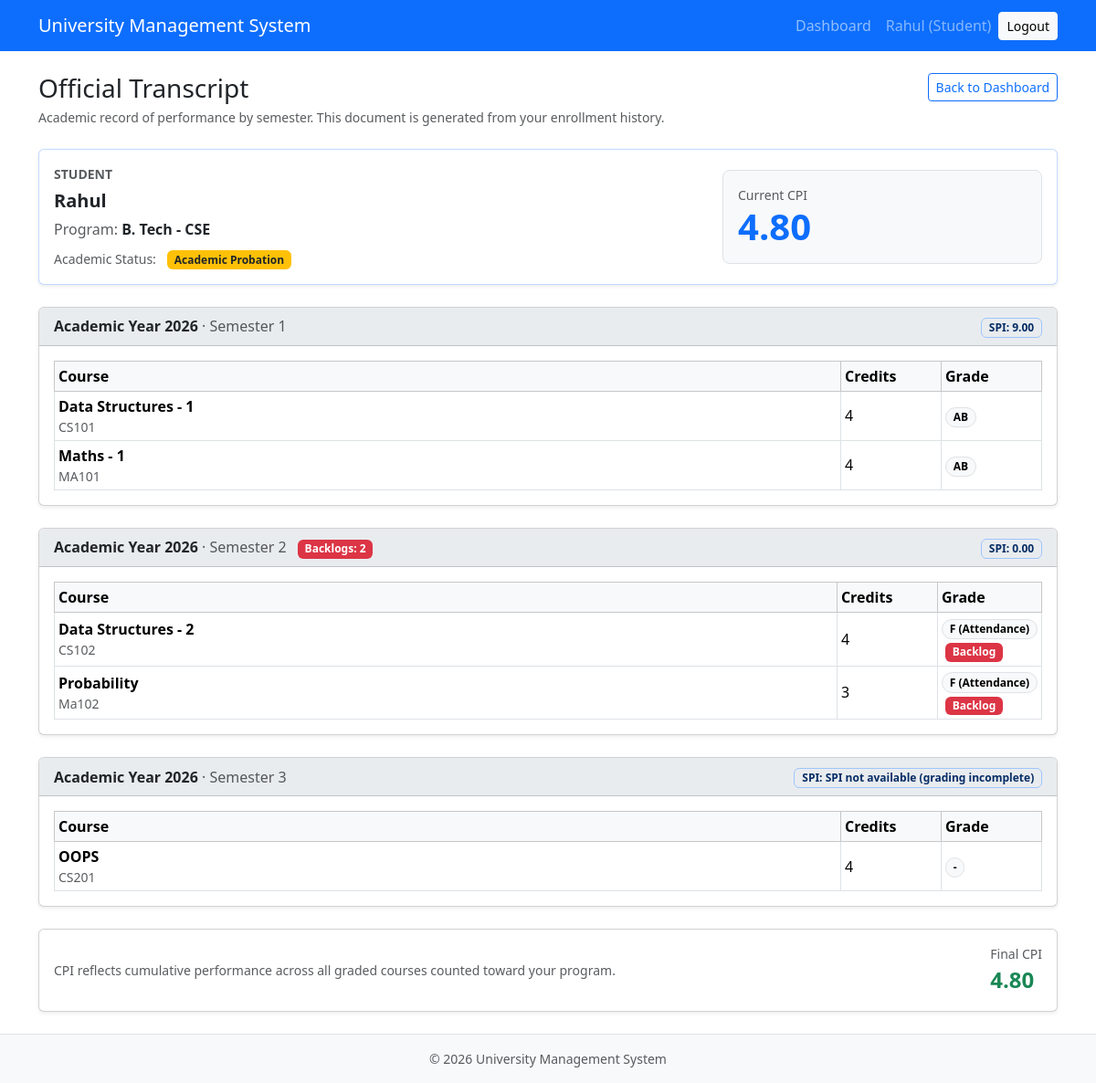
The app's page /academics/student/transcript/ (signed in) with its own data.
### users/models.py (models this page shows, shortened)
class User(models.Model):
    class UserType(models.TextChoices):
        STUDENT = "STUDENT", "Student"
        FACULTY = "FACULTY", "Faculty"
        ADMIN = "ADMIN", "Admin"
    user_id = models.AutoField(primary_key=True)
    auth_user = models.OneToOneField(
        settings.AUTH_USER_MODEL,
        on_delete=models.CASCADE,
        related_name="profile",
    )
    name = models.CharField(max_length=150)
    email = models.EmailField(unique=True, blank=True, null=True)
    phone = models.CharField(max_length=50)
    dob = models.DateField()
    gender = models.CharField(
        max_length=20,
        choices=[
            ("Male", "Male"),
            ("Female", "Female"),
            ("Other", "Other"),
        ],
    )
    user_type = models.CharField(max_length=50, choices=UserType.choices)

class Student(models.Model):
    user = models.OneToOneField(User, on_delete=models.CASCADE, primary_key=True)
    roll_number = models.CharField(max_length=20, unique=True)
    admission_year = models.PositiveSmallIntegerField(validators=[MinValueValidator(2000)])
    program = models.ForeignKey(
        "academics.Program",
        on_delete=models.PROTECT
    )
    current_semester = models.PositiveSmallIntegerField(validators=[MinValueValidator(1)])
    academic_status = models.CharField(max_length=50)
    curr_cpi = models.DecimalField(max_digits=4, decimal_places=2, validators=[MinValueValidator(0), MaxValueValidator(10)])
    backlog_count = models.PositiveSmallIntegerField(default=0)

### academics/models.py (models this page shows, shortened)
class Program(models.Model):
    id = models.AutoField(primary_key=True)
    degree = models.CharField(max_length=50)
    branch = models.CharField(max_length=50)
    duration_years = models.PositiveSmallIntegerField()
    class Meta:
        db_table = "program"
        unique_together = ("degree", "branch")

class CourseOffering(models.Model):
    offering_id = models.AutoField(primary_key=True)
    course = models.ForeignKey(Course, on_delete=models.CASCADE)
    academic_year = models.CharField(max_length=20)
    semester_no = models.PositiveSmallIntegerField()
    max_capacity = models.PositiveIntegerField(default=60)
    is_grading_finalized = models.BooleanField(default=False)
    class Meta:
        db_table = "course_offering"

class SemesterResult(models.Model):
    student = models.ForeignKey(Student, on_delete=models.CASCADE)
    academic_year = models.CharField(max_length=20)
    semester_no = models.PositiveSmallIntegerField()
    spi = models.DecimalField(max_digits=4, decimal_places=2)
    credits_earned_sem = models.PositiveSmallIntegerField()
    class Meta:
        db_table = "semester_result"
        unique_together = ("student", "academic_year", "semester_no")

class Course(models.Model):
    course_code = models.CharField(max_length=20, primary_key=True)
    course_name = models.CharField(max_length=200)
    credits = models.PositiveSmallIntegerField()
    category = models.CharField(
        max_length=10,
        choices=CourseCategory.choices
    )
    min_attendance_req = models.PositiveSmallIntegerField()
    program = models.ForeignKey(Program, on_delete=models.PROTECT)
    class Meta:
        db_table = "course"

class Grade(models.Model):
    enrollment = models.OneToOneField(Enrollment, on_delete=models.CASCADE, primary_key=True)
    grade_letter = models.ForeignKey(GradeScale, on_delete=models.PROTECT)
    is_counted_for_cpi = models.BooleanField()
    class Meta:
        db_table = "grade"

### academics/views.py (the view)
# urls.py: path("student/transcript/", views.student_transcript, name="student_transcript"),
@login_required
def student_transcript(request):
    student = _get_student_for_request(request)
    if not student:
        return _forbidden_page(request, required_role=ProfileUser.UserType.STUDENT)
    enrollments = Enrollment.objects.filter(student=student).select_related(
        "offering__course",
        "faculty__user",
        "grade__grade_letter",
    ).order_by(
        "offering__academic_year", "offering__semester_no", "offering__course__course_code"
    )
    semester_results_qs = SemesterResult.objects.filter(student=student)
    semester_results_map = {
        (result.academic_year, result.semester_no): result
        for result in semester_results_qs
    }
    transcript_by_semester = {}
    for enrollment in enrollments:
        key = (enrollment.offering.academic_year, enrollment.offering.semester_no)
        if key not in transcript_by_semester:
            semester_result = semester_results_map.get(key)
            transcript_by_semester[key] = {
                "academic_year": enrollment.offering.academic_year,
                "semester_no": enrollment.offering.semester_no,
                "rows": [],
                "spi": semester_result.spi if semester_result else None,
                "spi_available": semester_result is not None and semester_result.spi is not None,
                "backlog_count": 0,
            }
        try:
            grade_obj = enrollment.grade
            grade_letter = grade_obj.grade_letter_id
        except ObjectDoesNotExist:
            grade_letter = "-"
        is_backlog = enrollment.status == Enrollment.EnrollmentStatus.BACKLOG
        if is_backlog:
            transcript_by_semester[key]["backlog_count"] += 1
        if is_backlog:
            if enrollment.failure_reason == Enrollment.FailureReason.ATTENDANCE:
                display_grade = "F (Attendance)"
            elif enrollment.failure_reason == Enrollment.FailureReason.GRADE:
                display_grade = "F (Grade)"
            else:
                display_grade = "F"
        else:
            display_grade = grade_letter
        transcript_by_semester[key]["rows"].append(
            {
                "course_code": enrollment.offering.course.course_code,
                "course_name": enrollment.offering.course.course_name,
                "credits": enrollment.offering.course.credits,
                "faculty_name": enrollment.faculty.user.name if enrollment.faculty else "Faculty not assigned",
                "grade_letter": display_grade,
                "is_backlog": is_backlog,
            }
        )
    grouped_semesters = [
        transcript_by_semester[key]
        for key in sorted(transcript_by_semester.keys(), key=lambda value: (value[0], value[1]))
    ]
    cpi_weighted_sum = Decimal("0")
    cpi_credit_total = 0
    for result in semester_results_qs:
        if result.spi is None:
            continue
        semester_credits = result.credits_earned_sem or 0
        cpi_weighted_sum += Decimal(result.spi) * Decimal(semester_credits)
        cpi_credit_total += semester_credits
    if cpi_credit_total == 0:
        calculated_cpi = None
    else:
        calculated_cpi = (cpi_weighted_sum / Decimal(cpi_credit_total)).quantize(Decimal("0.01"))
    return render(
        request,
        "academics/student_transcript.html",
        {
            "student": student,
            "grouped_semesters": grouped_semesters,
            "calculated_cpi": calculated_cpi,
            "cpi_available": calculated_cpi is not None,
            "cpi_message": "CPI will be calculated after semester completion",
        },
    )

### academics/templates/academics/student_transcript.html (shortened to what this page needs)
{% extends "base.html" %}
{% block content %}
  <div class="d-flex flex-column flex-md-row justify-content-between align-items-md-start gap-2 mb-4">
    <div>
      <h1 class="h3 mb-1">Official Transcript</h1>
      <p class="text-muted mb-0 small">
        Academic record of performance by semester. This document is generated from your enrollment history.
      </p>
    </div>
    <div class="d-flex gap-2 flex-wrap">
      <a class="btn btn-outline-primary btn-sm" href="{% url 'student_dashboard' %}">Back to Dashboard</a>
    </div>
  </div>
  <div class="card shadow-sm mb-4 border-primary border-opacity-25">
    <div class="card-body">
      <div class="row g-3 align-items-center">
        <div class="col-12 col-lg-8">
          <div class="text-uppercase text-muted small fw-semibold mb-1">Student</div>
          <div class="fs-5 fw-semibold">{{ student.user.name }}</div>
          <div class="text-muted mt-1">
            Program:
            <span class="fw-semibold text-body">
              {{ student.program.degree }} - {{ student.program.branch }}
            </span>
          </div>
          <div class="mt-2">
            <span class="text-muted small me-2">Academic Status:</span>
            {% if student.academic_status == 'NORMAL' %}
              <span class="badge bg-success-subtle text-success-emphasis">Good Standing</span>
            {% elif student.academic_status == 'PROBATION' %}
              <span class="badge bg-warning text-dark">Academic Probation</span>
            {% elif student.academic_status == 'DISCONTINUED' %}
              <span class="badge bg-danger">Discontinued</span>
            {% else %}
              <span class="badge bg-secondary">{{ student.academic_status }}</span>
            {% endif %}
          </div>
        </div>
        <div class="col-12 col-lg-4">
          <div class="p-3 rounded-3 bg-light border">
            <div class="text-muted small">Current CPI</div>
            <div class="display-6 fw-semibold text-primary">
              {% if cpi_available %}
                {{ calculated_cpi|floatformat:2 }}
              {% else %}
                <span class="fs-6 text-muted">{{ cpi_message }}</span>
              {% endif %}
            </div>
          </div>
        </div>
      </div>
    </div>
  </div>
  {% for semester in grouped_semesters %}
    <div class="card shadow-sm mb-4">
      <div class="card-header bg-body-secondary d-flex flex-column flex-md-row justify-content-between align-items-md-center gap-2">
        <div>
          <span class="fw-semibold">Academic Year {{ semester.academic_year }}</span>
          <span class="text-muted"> · Semester {{ semester.semester_no }}</span>
          {% if semester.backlog_count > 0 %}
            <span class="badge bg-danger ms-2">Backlogs: {{ semester.backlog_count }}</span>
          {% endif %}
        </div>
        <div>
          <span class="badge text-bg-primary-subtle text-primary-emphasis border border-primary-subtle">
            SPI:
            {% if semester.spi_available %}
              {{ semester.spi|floatformat:2 }}
            {% else %}
              SPI not available (grading incomplete)
            {% endif %}
          </span>
        </div>
      </div>
      <div class="card-body">
        <div class="table-responsive">
          <table class="table table-sm table-bordered table-hover align-middle mb-0">
            <thead class="table-light">
              <tr>
                <th>Course</th>
                <th style="width: 110px;">Credits</th>
                <th style="width: 110px;">Grade</th>
              </tr>
            </thead>
            <tbody>
              {% for row in semester.rows %}
                <tr>
                  <td>
                    <div class="fw-semibold">{{ row.course_name }}</div>
                    <div class="text-muted small">{{ row.course_code }}</div>
                  </td>
                  <td>{{ row.credits }}</td>
                  <td>
                    <span class="badge rounded-pill text-bg-light border">
                      {{ row.grade_letter }}
                    </span>
                    {% if row.is_backlog %}
                      <span class="badge bg-danger ms-1">Backlog</span>
                    {% endif %}
                  </td>
                </tr>
              {% endfor %}
            </tbody>
          </table>
        </div>
      </div>
    </div>
  {% empty %}
    <div class="alert alert-info mb-0" role="alert">
      No transcript records are available yet for this student.
    </div>
  {% endfor %}
  <div class="card shadow-sm mt-1">
    <div class="card-body d-flex flex-column flex-md-row justify-content-between align-items-md-center gap-2">
      <div class="text-muted small mb-0">
        CPI reflects cumulative performance across all graded courses counted toward your program.
      </div>
      <div>
        <div class="text-muted small">Final CPI</div>
        <div class="fs-4 fw-semibold text-success">
          {% if cpi_available %}
            {{ calculated_cpi|floatformat:2 }}
          {% else %}
            <span class="text-muted fw-normal">{{ cpi_message }}</span>
          {% endif %}
        </div>
      </div>
    </div>
  </div>
{% endblock %}

### templates/base.html (shortened to what this page needs)
<!doctype html>
<html lang="en">
  <head>
    <link
      href="https://cdn.jsdelivr.net/npm/bootstrap@5.3.3/dist/css/bootstrap.min.css"
      rel="stylesheet"
    />
  </head>
  <body>
    <nav class="navbar navbar-expand-lg navbar-dark bg-primary">
      <div class="container">
        {% if request.user.is_authenticated %}
          {% if profile_user and profile_user.user_type == 'STUDENT' %}
            <a class="navbar-brand" href="{% url 'student_dashboard' %}">University Management System</a>
          {% elif profile_user and profile_user.user_type == 'FACULTY' %}
            <a class="navbar-brand" href="{% url 'faculty_dashboard' %}">University Management System</a>
          {% elif profile_user and profile_user.user_type == 'ADMIN' %}
            <a class="navbar-brand" href="{% url 'admin_system_dashboard' %}">University Management System</a>
          {% else %}
            <a class="navbar-brand" href="{% url 'login' %}">University Management System</a>
          {% endif %}
        {% else %}
          <a class="navbar-brand" href="{% url 'login' %}">University Management System</a>
        {% endif %}
        <div class="collapse navbar-collapse" id="mainNavbar">
          <ul class="navbar-nav ms-auto mb-2 mb-lg-0 align-items-lg-center gap-lg-2">
            {% if request.user.is_authenticated %}
              <li class="nav-item">
                {% if profile_user and profile_user.user_type == 'STUDENT' %}
                  <a class="nav-link" href="{% url 'student_dashboard' %}">Dashboard</a>
                {% elif profile_user and profile_user.user_type == 'FACULTY' %}
                  <a class="nav-link" href="{% url 'faculty_dashboard' %}">Dashboard</a>
                {% elif profile_user and profile_user.user_type == 'ADMIN' %}
                  <a class="nav-link" href="{% url 'admin_system_dashboard' %}">Dashboard</a>
                {% else %}
                  <a class="nav-link" href="{% url 'login' %}">Dashboard</a>
                {% endif %}
              </li>
              <li class="nav-item">
                <span class="navbar-text text-white-50">
                  {% if profile_user %}
                    {{ profile_user.name }} ({{ profile_user.get_user_type_display }})
                  {% else %}
                    {{ request.user.username }}
                  {% endif %}
                </span>
              </li>
              <li class="nav-item">
                <a class="btn btn-light btn-sm" href="{% url 'logout' %}">Logout</a>
              </li>
            {% else %}
              <li class="nav-item">
                <a class="btn btn-light btn-sm" href="{% url 'login' %}">Login</a>
              </li>
            {% endif %}
          </ul>
        </div>
      </div>
    </nav>
    <main class="py-4">
      <div class="container">
        {% block content %}{% endblock %}
      </div>
    </main>
    <footer class="bg-light border-top py-3">
      <div class="container text-center text-muted" style="font-size: 0.875rem;">
        &copy; {% now "Y" %} University Management System
      </div>
    </footer>
  </body>
</html>

### records on screen
User: name "Rahul", user_type "Student"
Student: user.name "Rahul", program.degree "B. Tech", program.branch "CSE"
CourseOffering: academic_year "2026"
SemesterResult: spi "9.00"
Course: course_name "Data Structures - 1", course_code "CS101"
Grade: grade_letter "AB"
Course: course_name "Maths - 1", course_code "MA101"
Grade: grade_letter "AB"
CourseOffering: academic_year "2026"
SemesterResult: spi "0.00"
Course: course_name "Data Structures - 2", course_code "CS102"
Course: course_name "Probability", course_code "Ma102"
CourseOffering: academic_year "2026"
Course: course_name "OOPS", course_code "CS201"

### other values on screen
{{ calculated_cpi|floatformat:2 }} "4.80"
{{ semester.semester_no }} "1" "2" "3"
{{ row.credits }} "4" "4" "4" "3" "4"
{{ semester.backlog_count }} "2"
{{ row.grade_letter }} "F (Attendance)" "F (Attendance)" "-"
